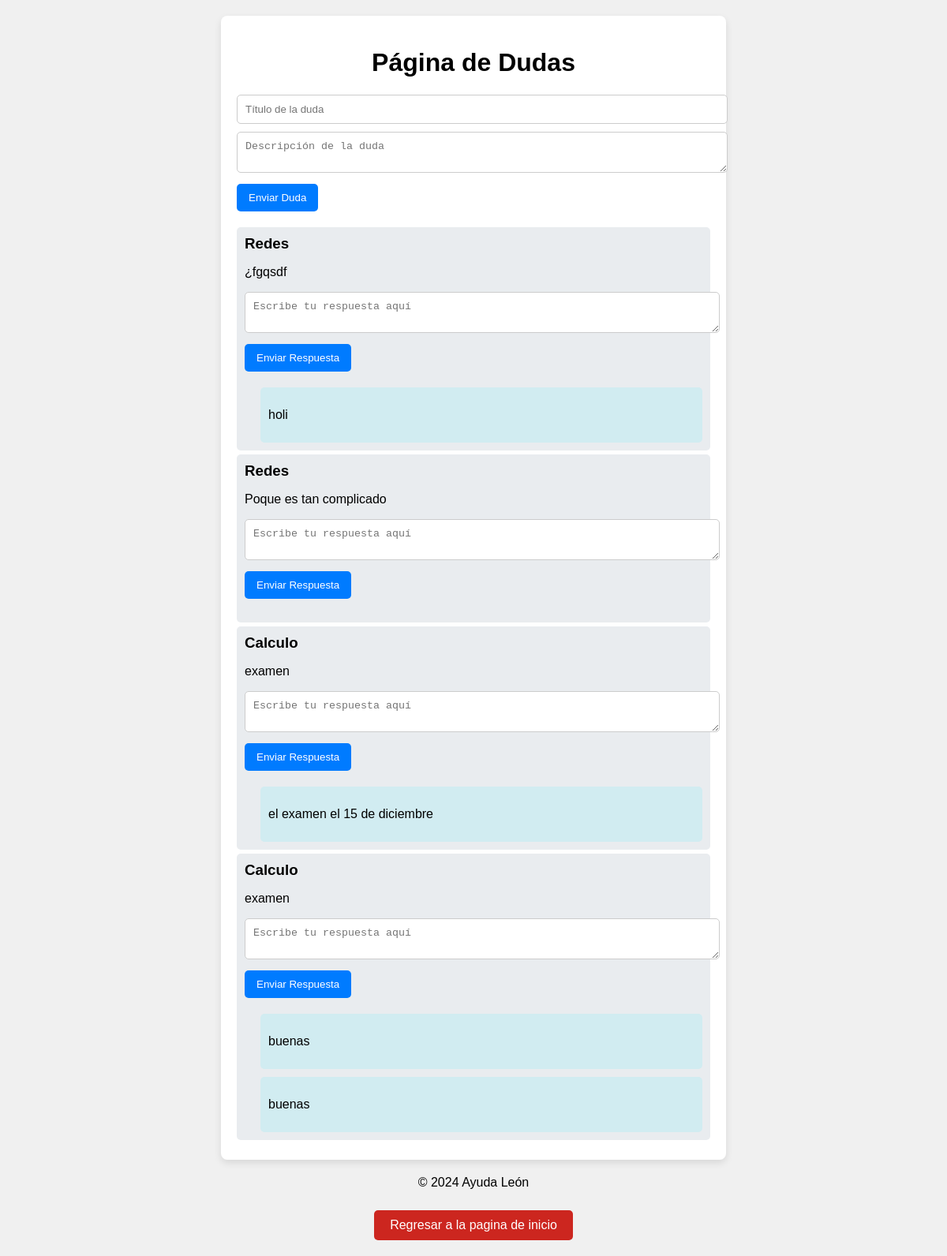
The page /dudas_v1.php on the database its author committed.
### tables this page shows
CREATE TABLE `dudas` (
  `id` int(11) NOT NULL,
  `titulo` varchar(255) NOT NULL,
  `descripcion` text NOT NULL,
  `fecha` timestamp NOT NULL DEFAULT current_timestamp()
);

CREATE TABLE `respuestas` (
  `id` int(11) NOT NULL,
  `duda_id` int(11) NOT NULL,
  `respuesta` text NOT NULL,
  `fecha` timestamp NOT NULL DEFAULT current_timestamp()
);

### dudas_v1.php (the view, shortened to what this page needs)
<?php
$servername = "localhost";
$username = "root";
$password = "";
$dbname = "ayuda_leon";
$conn = new mysqli($servername, $username, $password, $dbname);
$result = $conn->query("SELECT * FROM dudas ORDER BY fecha DESC");
?>
<!DOCTYPE html>
<html lang="es">
<head>
</head>
<body>
<div class="container">
    <h1>Página de Dudas</h1>
    <form method="POST" action="">
        <input type="text" name="titulo" placeholder="Título de la duda" required>
        <textarea name="descripcion" placeholder="Descripción de la duda" required></textarea>
        <button type="submit">Enviar Duda</button>
    </form>
    <?php while ($row = $result->fetch_assoc()): ?>
        <div class="duda">
            <h3><?php echo htmlspecialchars($row['titulo']); ?></h3>
            <p><?php echo htmlspecialchars($row['descripcion']); ?></p>
            <form method="POST" action="">
                <textarea name="respuesta" placeholder="Escribe tu respuesta aquí" required></textarea>
                <button type="submit">Enviar Respuesta</button>
            </form>
            <?php
            $duda_id = $row['id'];
            $respuestas = $conn->query("SELECT * FROM respuestas WHERE duda_id = $duda_id");
            while ($respuesta = $respuestas->fetch_assoc()): ?>
                <div class="respuesta">
                    <p><?php echo htmlspecialchars($respuesta['respuesta']); ?></p>
                </div>
            <?php endwhile; ?>
        </div>
    <?php endwhile; ?>
</div>
<footer>
    <p>&copy; 2024 Ayuda León</p>
    <div>
    <a href="http://localhost/ayuda%20leon/dashboard.php" class="boton">Regresar a la pagina de inicio</a>
    </div>
</footer>
</body>
</html>

### dudas_v1.php (style rules this page uses)
body { font-family: Arial, sans-serif; margin: 0; padding: 20px; background-color: #f0f0f0; }
.container { max-width: 600px; margin: auto; background: white; padding: 20px; border-radius: 8px; box-shadow: 0 4px 10px rgba(0, 0, 0, 0.1); }
h1 { text-align: center; }
form { margin-bottom: 20px; }
input[type="text"], textarea { width: 100%; margin-bottom: 10px; padding: 10px; border: 1px solid #ccc; border-radius: 5px; }
button { background-color: #007BFF; color: white; border: none; padding: 10px 15px; border-radius: 5px; cursor: pointer; }
.duda { background: #e9ecef; padding: 10px; margin: 5px 0; border-radius: 5px; }
.duda h3 { margin: 0; }
.respuesta { margin-left: 20px; background: #d1ecf1; padding: 10px; border-radius: 5px; margin-top: 10px; }
footer { text-align: center; margin-top: 20px; }
.boton { display: inline-block; margin-top: 10px; }
.boton { background-color: #cc261f; color: white; padding: 10px 20px; text-align: center; text-decoration: none; display: inline-block; border: none; border-radius: 5px; cursor: pointer; }

### rows shown on the page
dudas: titulo "Redes", descripcion "¿fgqsdf"
respuestas: respuesta "holi"
dudas: titulo "Redes", descripcion "Poque es tan complicado"
dudas: titulo "Calculo", descripcion "examen"
respuestas: respuesta "el examen el 15 de diciembre"
dudas: titulo "Calculo", descripcion "examen"
respuestas: respuesta "buenas"
respuestas: respuesta "buenas"
